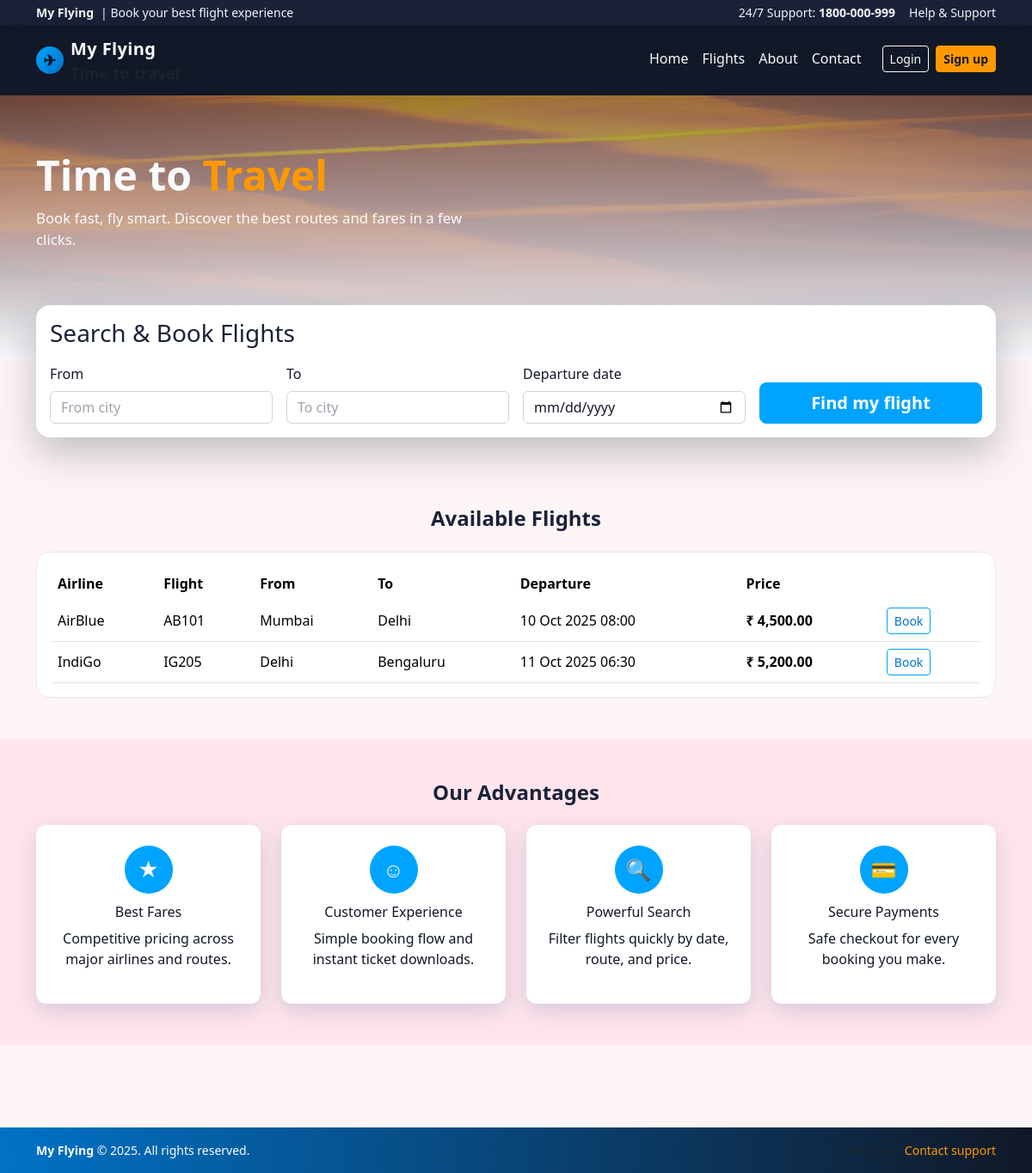
The page / on the database its author committed.
### tables this page shows
CREATE TABLE flights (
  id INT AUTO_INCREMENT PRIMARY KEY,
  airline VARCHAR(100) NOT NULL,
  flight_no VARCHAR(50) NOT NULL,
  from_city VARCHAR(100) NOT NULL,
  to_city VARCHAR(100) NOT NULL,
  depart DATETIME NOT NULL,
  arrive DATETIME NOT NULL,
  price DECIMAL(10,2) NOT NULL,
  seats_total INT NOT NULL DEFAULT 100,
  seats_available INT NOT NULL DEFAULT 100,
  created_at TIMESTAMP DEFAULT CURRENT_TIMESTAMP
);

### config.php (called while the page is built, shortened)
<?php
function e($s){ return htmlspecialchars((string)$s, ENT_QUOTES, 'UTF-8'); }
?>

### index.php (the view)
<?php
require 'inc/header.php';
?>
<section class="hero-section">
  <div class="container hero-inner">
    <div class="hero-text">
      <h1 class="hero-title">Time to <span>Travel</span></h1>
      <p class="hero-subtitle">
        Book fast, fly smart. Discover the best routes and fares in a few clicks.
      </p>
    </div>
  </div>
</section>
<section class="search-panel-section">
  <div class="container">
    <div class="search-panel card">
      <div class="card-body">
        <h3 class="mb-3">Search &amp; Book Flights</h3>
        <form id="searchForm" method="get" action="/flying/flight_search.php" class="row g-3 align-items-end">
          <div class="col-md-3">
            <label class="form-label">From</label>
            <input name="from" class="form-control" placeholder="From city">
          </div>
          <div class="col-md-3">
            <label class="form-label">To</label>
            <input name="to" class="form-control" placeholder="To city">
          </div>
          <div class="col-md-3">
            <label class="form-label">Departure date</label>
            <input name="date" type="date" class="form-control">
          </div>
          <div class="col-md-3 d-grid">
            <button class="btn btn-primary btn-lg mt-md-4">Find my flight</button>
          </div>
        </form>
      </div>
    </div>
  </div>
</section>
<section class="popular-flights-section py-5">
  <div class="container">
    <h4 class="section-title text-center mb-4">Available Flights</h4>
    <div class="card flights-table-card">
      <div class="card-body table-responsive">
        <table class="table table-hover align-middle mb-0 flights-table">
          <thead>
            <tr>
              <th>Airline</th>
              <th>Flight</th>
              <th>From</th>
              <th>To</th>
              <th>Departure</th>
              <th>Price</th>
              <th></th>
            </tr>
          </thead>
          <tbody>
          <?php
          $stmt = $mysqli->prepare("SELECT id,airline,flight_no,from_city,to_city,depart,price FROM flights ORDER BY depart LIMIT 6");
          $stmt->execute(); $res = $stmt->get_result();
          while($f = $res->fetch_assoc()):
          ?>
            <tr>
              <td><?=e($f['airline'])?></td>
              <td><?=e($f['flight_no'])?></td>
              <td><?=e($f['from_city'])?></td>
              <td><?=e($f['to_city'])?></td>
              <td><?=date('d M Y H:i', strtotime($f['depart']))?></td>
              <td><strong>₹ <?=number_format($f['price'],2)?></strong></td>
              <td>
                <a href="/flying/book_flight.php?flight_id=<?=e($f['id'])?>" class="btn btn-sm btn-outline-primary">
                  Book
                </a>
              </td>
            </tr>
          <?php endwhile; $stmt->close(); ?>
          </tbody>
        </table>
      </div>
    </div>
  </div>
</section>
<section class="advantages-section py-5">
  <div class="container text-center">
    <h4 class="section-title mb-4">Our Advantages</h4>
    <div class="row g-4">
      <div class="col-md-3 col-6">
        <div class="advantage-card">
          <div class="icon-circle">★</div>
          <h6>Best Fares</h6>
          <p>Competitive pricing across major airlines and routes.</p>
        </div>
      </div>
      <div class="col-md-3 col-6">
        <div class="advantage-card">
          <div class="icon-circle">☺</div>
          <h6>Customer Experience</h6>
          <p>Simple booking flow and instant ticket downloads.</p>
        </div>
      </div>
      <div class="col-md-3 col-6">
        <div class="advantage-card">
          <div class="icon-circle">🔍</div>
          <h6>Powerful Search</h6>
          <p>Filter flights quickly by date, route, and price.</p>
        </div>
      </div>
      <div class="col-md-3 col-6">
        <div class="advantage-card">
          <div class="icon-circle">💳</div>
          <h6>Secure Payments</h6>
          <p>Safe checkout for every booking you make.</p>
        </div>
      </div>
    </div>
  </div>
</section>
<?php require 'inc/footer.php'; ?>

### header.php (shortened to what this page needs)
<?php
require_once __DIR__.'/config.php';
?>
<!doctype html>
<html lang="en">
<head>
  <link href="https://cdn.jsdelivr.net/npm/bootstrap@5.3.2/dist/css/bootstrap.min.css" rel="stylesheet">
  <link rel="stylesheet" href="/flying/assets/css/style.css">
</head>
<body>
<header class="top-header py-1">
  <div class="container d-flex justify-content-between align-items-center small text-light">
    <div class="d-flex align-items-center gap-2">
      <span class="fw-semibold">My Flying</span>
      <span class="d-none d-md-inline">| Book your best flight experience</span>
    </div>
    <div class="d-flex align-items-center gap-3">
      <span class="d-none d-md-inline">24/7 Support: <strong>1800-000-999</strong></span>
      <a href="/flying/contact.php" class="link-light text-decoration-none d-none d-md-inline">Help &amp; Support</a>
    </div>
  </div>
</header>
<nav class="navbar navbar-expand-lg main-navbar">
  <div class="container">
    <a class="navbar-brand d-flex align-items-center gap-2" href="/flying/index.php">
      <span class="brand-logo rounded-circle d-inline-flex align-items-center justify-content-center">
        ✈
      </span>
      <span class="brand-text">
        <span class="d-block fw-bold">My Flying</span>
        <small class="text-muted d-none d-md-block">Time to travel</small>
      </span>
    </a>
    <div id="navMain" class="collapse navbar-collapse">
      <ul class="navbar-nav ms-auto me-3">
        <li class="nav-item"><a class="nav-link" href="/flying/index.php">Home</a></li>
        <li class="nav-item"><a class="nav-link" href="/flying/flight_search.php">Flights</a></li>
        <li class="nav-item"><a class="nav-link" href="/flying/about.php">About</a></li>
        <li class="nav-item"><a class="nav-link" href="/flying/contact.php">Contact</a></li>
      </ul>
      <ul class="navbar-nav auth-nav">
        <?php if(!empty($_SESSION['user_id'])): ?>
          <li class="nav-item d-none d-lg-block"><a class="nav-link" href="/flying/my_tickets.php">My Tickets</a></li>
          <li class="nav-item d-none d-lg-block"><span class="nav-link">Hi, <?= e($_SESSION['user_name'] ?? 'User')?></span></li>
          <li class="nav-item"><a class="btn btn-sm btn-outline-light" href="/flying/logout.php">Logout</a></li>
        <?php else: ?>
          <li class="nav-item me-2"><a class="btn btn-sm btn-outline-light" href="/flying/login.php">Login</a></li>
          <li class="nav-item"><a class="btn btn-sm btn-accent" href="/flying/register.php">Sign up</a></li>
        <?php endif; ?>
      </ul>
    </div>
  </div>
</nav>
<main class="page-main">

### footer.php (shortened to what this page needs)
</main>
<footer class="site-footer mt-5">
  <div class="container d-flex justify-content-between align-items-center small flex-column flex-md-row gap-2">
    <div>
      <strong>My Flying</strong> &copy; <?=date('Y')?>. All rights reserved.
    </div>
    <div class="text-muted">
      Need help? <a href="/flying/contact.php" class="footer-link">Contact support</a>
    </div>
  </div>
</footer>
</body>
</html>

### style.css (style rules this page uses)
:root { --color-bg: #fdf4f5; --color-primary: #00a4ff; --color-primary-dark: #0072c6; --color-accent: #ff9800; --color-accent-dark: #f57c00; --color-header-dark: #1a2238; --color-header-darker: #111827; --color-text: #111827; --color-light: #f9fafb; --color-muted: #9ca3af; --color-advantages-bg: #ffe4ec; }
body { min-height: 100vh; margin: 0; font-family: system-ui, -apple-system, BlinkMacSystemFont, "Segoe UI", sans-serif; background: var(--color-bg); color: var(--color-text); }
.page-main { padding-bottom: 3rem; }
.top-header { background: var(--color-header-dark); color: var(--color-light); }
.main-navbar { background: var(--color-header-darker); box-shadow: 0 4px 18px rgba(15, 23, 42, 0.65); }
.navbar-brand { font-weight: 700; letter-spacing: 0.02em; color: var(--color-light) !important; }
.brand-logo { width: 32px; height: 32px; background: linear-gradient(135deg, var(--color-primary), var(--color-primary-dark)); color: #0b1120; font-size: 18px; }
.nav-link { font-weight: 500; color: var(--color-light) !important; }
.btn-accent { background: var(--color-accent); border-color: var(--color-accent); color: var(--color-header-darker); font-weight: 600; }
.hero-section { position: relative; background: url('/flying/image/2.jpeg') no-repeat center top; background-size: cover; padding: 4rem 0 7rem; }
.hero-section::after { content: ""; position: absolute; inset: 0; background: linear-gradient(to bottom, rgba(15, 23, 42, 0.4), rgba(248, 250, 252, 1)); }
.hero-inner { position: relative; z-index: 1; color: var(--color-light); }
.hero-title { font-size: 3rem; font-weight: 800; margin-bottom: 0.5rem; }
.hero-title span { color: var(--color-accent); }
.hero-subtitle { font-size: 1.05rem; max-width: 520px; }
.search-panel-section { margin-top: -4rem; margin-bottom: 2rem; }
.search-panel.card { border-radius: 1rem; box-shadow: 0 18px 45px rgba(15, 23, 42, 0.25); border: none; }
.card { background: #ffffff; border-radius: 0.75rem; border: 1px solid #e5e7eb; color: var(--color-text); }
.card h3, .card h4, .card h5 { color: var(--color-header-dark); }
.btn-primary { background: var(--color-primary); border-color: var(--color-primary); font-weight: 600; }
.btn-outline-primary { border-color: var(--color-primary); color: var(--color-primary-dark); }
.form-control { background-color: #ffffff; border-color: #d1d5db; color: var(--color-text); }
.form-control::placeholder { color: var(--color-muted); }
.flights-table-card { border-radius: 1rem; }
.flights-table thead { background: var(--color-primary); color: var(--color-light); }
.flights-table thead th { border-bottom: none; }
.flights-table tbody tr:nth-child(even) { background-color: #f5f9ff; }
.advantages-section { background: var(--color-advantages-bg); }
.section-title { font-weight: 700; color: var(--color-header-dark); }
.advantage-card { background: #ffffff; border-radius: 0.75rem; padding: 1.5rem 1rem; box-shadow: 0 8px 24px rgba(148, 163, 184, 0.4); }
.icon-circle { width: 56px; height: 56px; margin: 0 auto 0.75rem; border-radius: 50%; display: flex; align-items: center; justify-content: center; font-size: 24px; background: var(--color-primary); color: var(--color-light); }
.site-footer { background: linear-gradient(90deg, var(--color-primary-dark), var(--color-header-darker)); color: var(--color-light); padding: 1rem 0; }
.site-footer .footer-link { color: var(--color-accent); text-decoration: none; }
ul { padding-left: 1.2rem; }
ul li { margin-bottom: 0.25rem; }

### rows shown on the page
flights: airline "AirBlue", flight_no "AB101", from_city "Mumbai", to_city "Delhi", depart "10 Oct 2025 08:00", price "4,500.00"
flights: airline "IndiGo", flight_no "IG205", from_city "Delhi", to_city "Bengaluru", depart "11 Oct 2025 06:30", price "5,200.00"
